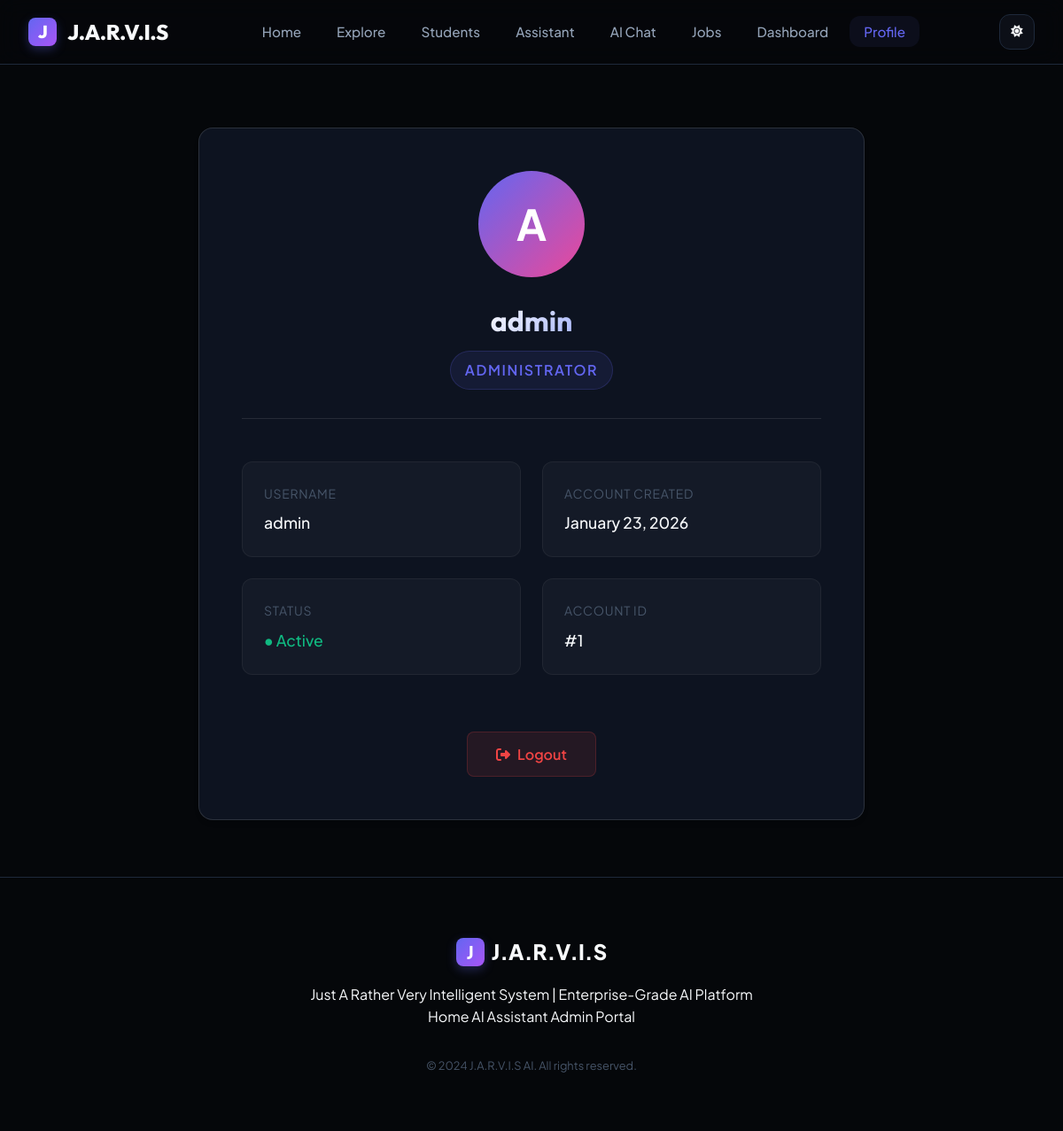
/admin/profile (signed in), run on the app's committed database.
### models.py (models this page shows, shortened)
class Admin(UserMixin, db.Model):
    __tablename__ = 'admin'
    id = db.Column(db.Integer, primary_key=True)
    username = db.Column(db.String(50), unique=True, nullable=False)
    password_hash = db.Column(db.String(256), nullable=False)
    created_at = db.Column(db.DateTime, default=datetime.utcnow)

### routes/admin.py (the view)
@admin_bp.route('/profile')
@login_required
def profile():
    return render_template('admin/profile.html', user=current_user)

### templates/admin/profile.html (shortened to what this page needs)
{% extends "base.html" %}
{% block content %}
<div class="profile-container">
    <div class="profile-card">
        <div class="profile-header">
            <div class="avatar-wrapper">
                {{ user.username[0] | upper }}
            </div>
            <h1 class="profile-name">{{ user.username }}</h1>
            <span class="profile-role">Administrator</span>
        </div>
        <div class="profile-details">
            <div class="detail-item">
                <div class="detail-label">Username</div>
                <div class="detail-value">{{ user.username }}</div>
            </div>
            <div class="detail-item">
                <div class="detail-label">Account Created</div>
                <div class="detail-value">{{ user.created_at.strftime('%B %d, %Y') }}</div>
            </div>
            <div class="detail-item">
                <div class="detail-label">Status</div>
                <div class="detail-value" style="color: #10b981;">● Active</div>
            </div>
            <div class="detail-item">
                <div class="detail-label">Account ID</div>
                <div class="detail-value">#{{ user.id }}</div>
            </div>
        </div>
        <div class="action-buttons">
            <a href="{{ url_for('admin.logout') }}" class="btn-logout">
                <i class="fas fa-sign-out-alt"></i> Logout
            </a>
        </div>
    </div>
</div>
{% endblock %}

### static/css/style.css (style rules this page uses)
:root { --primary: #6366f1; --primary-light: #818cf8; --primary-dark: #4f46e5; --secondary: #06b6d4; --accent: #ec4899; --success: #10b981; --warning: #f59e0b; --error: #ef4444; --info: #3b82f6; --bg-page: #f8fafc; --bg-card: #ffffff; --bg-nav: rgba(255, 255, 255, 0.8); --text-main: #0f172a; --text-muted: #64748b; --text-dim: #94a3b8; --border: #e2e8f0; --border-dim: #f1f5f9; --grad-primary: linear-gradient(135deg, #6366f1 0%, #a855f7 100%); --grad-surface: linear-gradient(135deg, rgba(255, 255, 255, 0.1) 0%, rgba(255, 255, 255, 0.05) 100%); --grad-text: linear-gradient(135deg, #0f172a 0%, #334155 100%); --shadow-sm: 0 2px 4px rgba(0, 0, 0, 0.02); --shadow-md: 0 4px 12px rgba(0, 0, 0, 0.05); --shadow-lg: 0 12px 24px rgba(0, 0, 0, 0.08); --shadow-xl: 0 20px 48px rgba(0, 0, 0, 0.12); --shadow-glass: 0 8px 32px rgba(0, 0, 0, 0.04); --radius-sm: 8px; --radius-md: 12px; --radius-lg: 18px; --radius-xl: 24px; --radius-full: 9999px; --transition: all 0.3s cubic-bezier(0.4, 0, 0.2, 1); --font-main: 'Plus Jakarta Sans', sans-serif; --font-heading: 'Outfit', sans-serif; }
[data-theme="dark"] { --bg-page: #05070a; --bg-card: #0c0f17; --bg-nav: rgba(5, 7, 10, 0.8); --text-main: #f8fafc; --text-muted: #94a3b8; --text-dim: #475569; --border: #1e293b; --border-dim: #0f172a; --grad-text: linear-gradient(135deg, #f8fafc 0%, #cbd5e1 100%); --shadow-md: 0 4px 12px rgba(0, 0, 0, 0.3); --shadow-lg: 0 12px 24px rgba(0, 0, 0, 0.4); --shadow-xl: 0 20px 48px rgba(0, 0, 0, 0.5); }
* { margin: 0; padding: 0; box-sizing: border-box; }
body { font-family: var(--font-main); background-color: var(--bg-page); color: var(--text-main); line-height: 1.6; overflow-x: hidden; min-height: 100vh; }
h1, h2, h3, h4, h5, h6 { font-family: var(--font-heading); font-weight: 700; }
a { text-decoration: none; color: inherit; transition: var(--transition); }

### templates/admin/profile.html (style rules this page uses)
.profile-container { max-width: 800px; margin: 4rem auto; padding: 0 1.5rem; }
.profile-card { background: rgba(17, 25, 40, 0.75); backdrop-filter: blur(16px); border: 1px solid rgba(255, 255, 255, 0.125); border-radius: 1rem; padding: 3rem; display: flex; flex-direction: column; align-items: center; gap: 2rem; box-shadow: 0 4px 6px -1px rgba(0, 0, 0, 0.1), 0 2px 4px -1px rgba(0, 0, 0, 0.06); position: relative; overflow: hidden; }
.profile-header { display: flex; flex-direction: column; align-items: center; width: 100%; border-bottom: 1px solid rgba(255, 255, 255, 0.1); padding-bottom: 2rem; margin-bottom: 1rem; }
.avatar-wrapper { width: 120px; height: 120px; border-radius: 50%; background: linear-gradient(135deg, var(--primary), var(--accent)); display: flex; align-items: center; justify-content: center; margin-bottom: 1.5rem; box-shadow: 0 0 20px rgba(var(--primary-rgb), 0.3); font-size: 3rem; font-weight: 700; color: white; }
.profile-name { font-size: 2rem; font-weight: 700; margin-bottom: 0.5rem; background: linear-gradient(135deg, #fff 0%, #a5b4fc 100%); -webkit-background-clip: text; background-clip: text; -webkit-text-fill-color: transparent; }
.profile-role { font-size: 1rem; color: var(--primary); font-weight: 600; text-transform: uppercase; letter-spacing: 0.1em; background: rgba(99, 102, 241, 0.1); padding: 0.5rem 1rem; border-radius: 2rem; border: 1px solid rgba(99, 102, 241, 0.2); }
.profile-details { width: 100%; display: grid; grid-template-columns: repeat(auto-fit, minmax(250px, 1fr)); gap: 1.5rem; margin-bottom: 2rem; }
.detail-item { background: rgba(255, 255, 255, 0.03); padding: 1.5rem; border-radius: 0.75rem; border: 1px solid rgba(255, 255, 255, 0.05); transition: all 0.3s ease; }
.detail-label { font-size: 0.875rem; color: var(--text-dim); margin-bottom: 0.5rem; text-transform: uppercase; letter-spacing: 0.05em; }
.detail-value { font-size: 1.1rem; color: var(--text-main); font-weight: 500; }
.action-buttons { display: flex; gap: 1rem; width: 100%; justify-content: center; }
.btn-logout { background: rgba(239, 68, 68, 0.1); color: #ef4444; border: 1px solid rgba(239, 68, 68, 0.2); padding: 0.75rem 2rem; border-radius: 0.5rem; font-weight: 600; cursor: pointer; transition: all 0.3s ease; text-decoration: none; display: inline-flex; align-items: center; gap: 0.5rem; }

### data on the page
Admin: username "A", username "admin", created_at "January 23, 2026", id "1"
